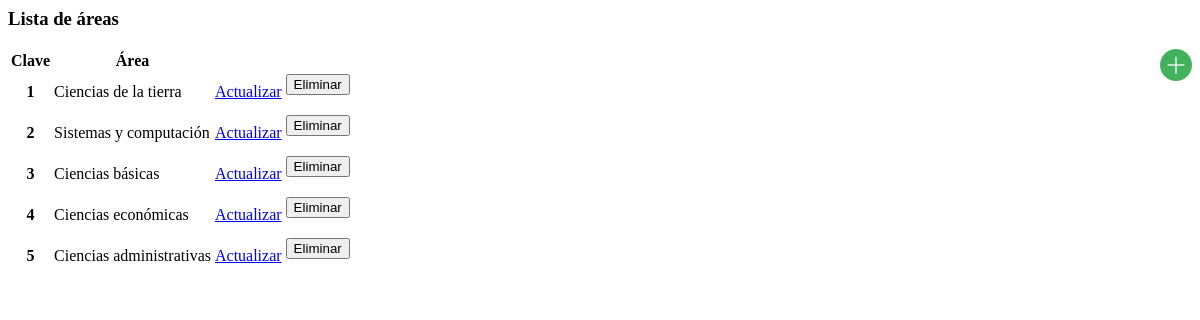
The page /areas/areas.php on the database its author committed.
### tables this page shows
CREATE TABLE areas (
	clave VARCHAR(40) PRIMARY KEY, 
	area VARCHAR(200)
);

### conexion/datos_conexion.php (called while the page is built, shortened)
<?php
	$DB_NOMBRE = 'verano';
?>

### areas/areas.php (the view, shortened to what this page needs)
<?php
	require 'AreaModel.php';
	$areas = new AreaModel;
	$listaAreas = $areas->getListaAreas();
?>
<div class="col panel panel-success col-lg-offset-0">
	<div class="panel-heading text-center">
		<h3 >Lista de áreas</h3>
	</div>
	<div class="panel-body ">
		<a href="../areas/agregar.php"><img src="../img/mas.png" alt="" style="float: right;" title="Agregar" ></a>
		<table class="table">
			<thead>
				<tr>
					<th>Clave</th>
					<th>Área</th>
					<th></th>
					<th></th>
				</tr>
			</thead>
			<tbody>
				<?php
					if ($listaAreas){
						while($row = $listaAreas->fetch_assoc()) { ?>
							<tr>
								<th> <?php echo $row['clave']; ?> </th>
								<td> <?php echo $row['area']; ?> </td>
								<td>
									<a class="btn btn-primary" href="../areas/actualizar.php?clave=<?php echo $row['clave']; ?>">Actualizar</a>
								</td>
								<td>
									 <form action="../areas/AreaModel.php" method="POST">
										<input name="btt_eliminar" type="submit" class="btn btn-danger" value="Eliminar">
									</form>
								</td>
							</tr>
				<?php } } ?>
			</tbody>
		</table>
	</div>
</div>

### rows shown on the page
areas: clave "1", area "Ciencias de la tierra"
areas: clave "2", area "Sistemas y computación"
areas: clave "3", area "Ciencias básicas"
areas: clave "4", area "Ciencias económicas"
areas: clave "5", area "Ciencias administrativas"
